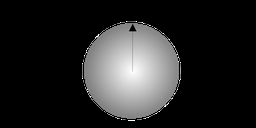
#> input picture img/fill2.png, 256 x 128 px, shrunk from 2000 x 1000 before the run
$ python FLOOD_FILL.py
#> lines starting #> are read from the running program, lines starting #| are printed output that depends on the picture; after the words box and inside, x2 and y2 are one past the last pixel; in counts of white or black regions, pixels touching at a corner belong together
from Queue import Queue

import cv2
import numpy as np

orig = cv2.imread("img/fill2.png", 0)
#> orig is the input picture: shape (128, 256); min 0, max 255, mean 38.2
cv2.imwrite("originalImage.jpg", orig)

line = orig.shape[0]
#> line = 128
col = orig.shape[1]
#> col = 256

result = np.zeros(orig.shape)
result[int(line / 2), int(col / 2)] = 255
cv2.imwrite("semente.png",result)
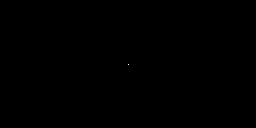
#> saved as semente.png: shape (128, 256); 0% white in thin lines or dots, all inside (x1, y1, x2, y2) = (128, 64, 129, 65)
parar = 0
continuar = 1
it = 0
valPix = orig[int(line / 2), int(col / 2)]
#> valPix = 234
valPix = int(valPix * 0.8)
#> valPix = 187


while continuar != parar:
    continuar = parar
    parar = 0
    for x in range(1,orig.shape[0]-1):
        for y in range(1,orig.shape[1]-1):
            if result[x, y] == 255:
                if orig[x - 1, y - 1] >= valPix:
                    result[x - 1, y - 1] = 255
                    parar += 1
                if orig[x - 1, y] >= valPix:
                    result[x - 1, y] = 255
                    parar += 1
                if orig[x - 1, y + 1] >= valPix:
                    result[x - 1, y + 1] = 255
                    parar += 1
                if orig[x , y - 1] >= valPix:
                    result[x , y - 1] = 255
                    parar += 1
                if orig[x, y + 1] >= valPix:
                    result[x , y + 1] = 255
                    parar += 1
                if orig[x + 1, y - 1] >= valPix:
                    result[x + 1, y - 1] = 255
                    parar += 1
                if orig[x + 1, y] >= valPix:
                    result[x + 1, y] = 255
                    parar += 1
                if orig[x + 1, y + 1] >= valPix:
                    result[x + 1, y + 1] = 255
                    parar += 1
    cv2.imwrite("it/result1{:04d}.png".format(it), result)
    it+=1
#> this loop made 21 passes
#> pass 1, `cv2.imwrite("it/result1{:04d}.png".format(it), result)`:
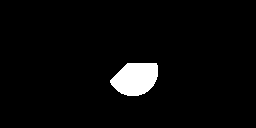
#> saved as result10000.png: shape (128, 256); 3.7% white; 1 white region, box (x1, y1, x2, y2) and area: (110, 63, 158, 96) 1214
#> pass 2, `cv2.imwrite("it/result1{:04d}.png".format(it), result)`:
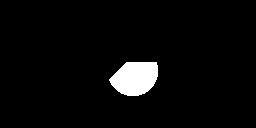
#> saved as result10001.png: shape (128, 256); 3.9% white; 1 white region, box (x1, y1, x2, y2) and area: (109, 62, 158, 96) 1280
#img = cv2.floodFill(orig, None, seed, 0)
